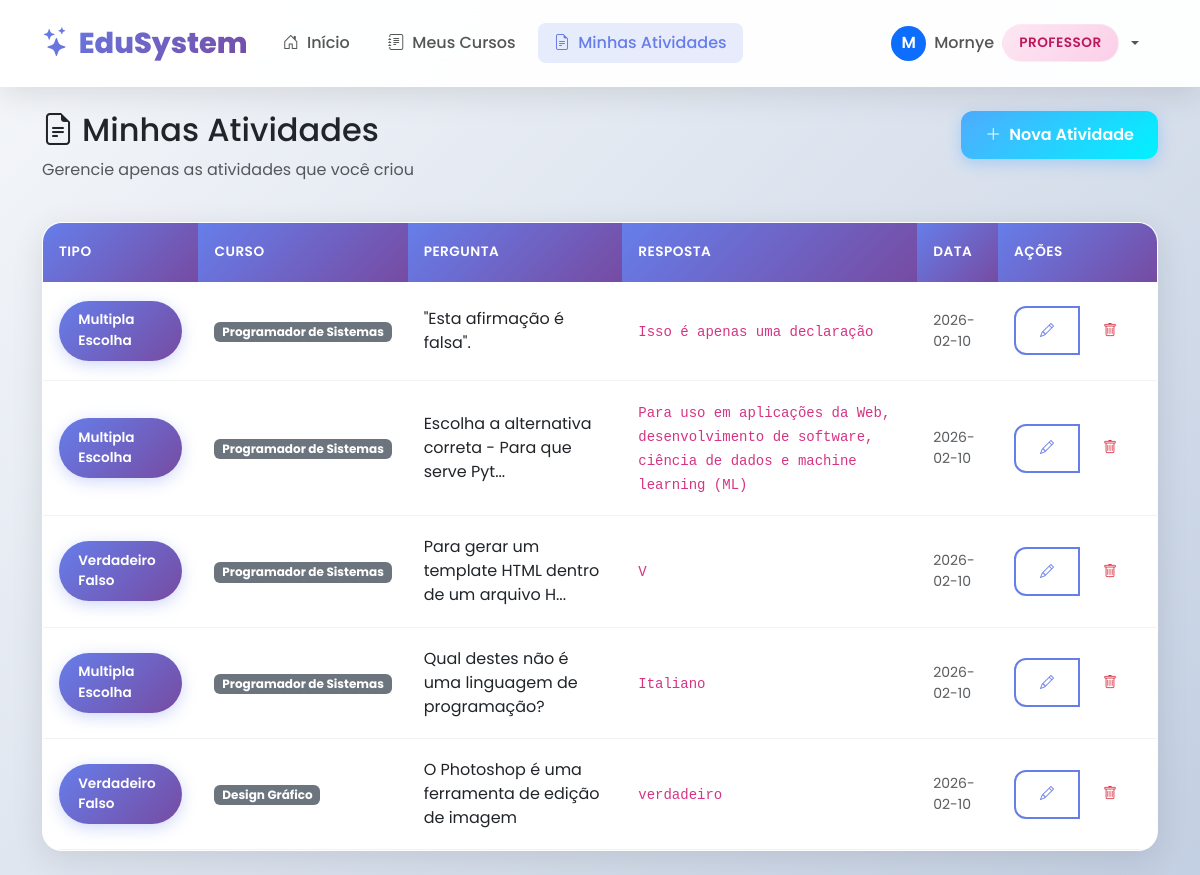
/professor/atividades (signed in), run on an earlier commit of the app's database.
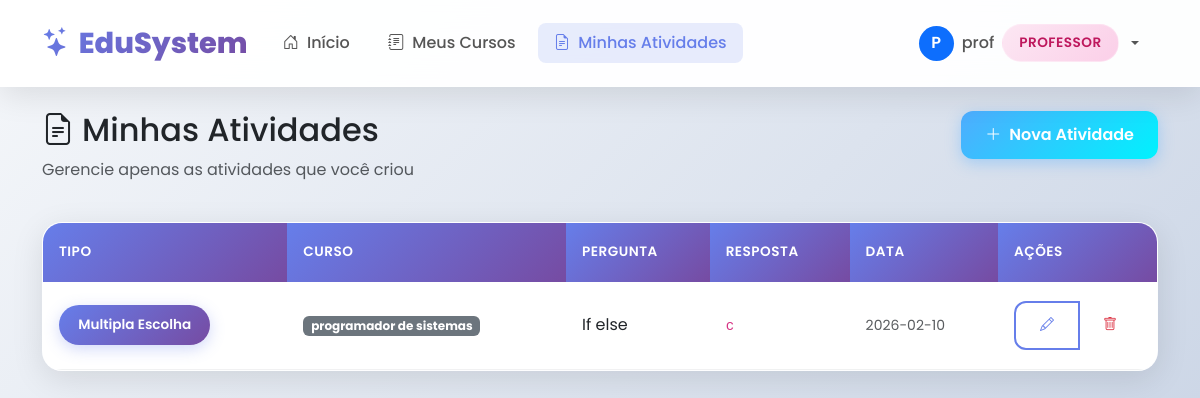
And on a later commit of the database.
### tables this page shows
CREATE TABLE atividades (
            id INTEGER PRIMARY KEY AUTOINCREMENT,
            curso_id INTEGER NOT NULL,
            tipo TEXT NOT NULL,
            pergunta TEXT NOT NULL,
            opcoes TEXT,
            resposta_correta TEXT NOT NULL,
            dica TEXT,
            professor_id INTEGER,
            data_criacao TIMESTAMP DEFAULT CURRENT_TIMESTAMP,
            FOREIGN KEY (curso_id) REFERENCES cursos(id),
            FOREIGN KEY (professor_id) REFERENCES usuarios(id)
        );

CREATE TABLE cursos (
            id INTEGER PRIMARY KEY AUTOINCREMENT,
            nome TEXT UNIQUE NOT NULL,
            descricao TEXT,
            professor_id INTEGER,
            data_criacao TIMESTAMP DEFAULT CURRENT_TIMESTAMP,
            FOREIGN KEY (professor_id) REFERENCES usuarios(id)
        );

### app.py (the view, shortened to what this page needs)
@app.route('/professor/atividades', methods=['GET', 'POST'])
@login_required
@professor_required
def professor_atividades():
    conn = conectar()
    cursor = conn.cursor()
    cursor.execute("SELECT id, nome FROM cursos WHERE professor_id = ? ORDER BY nome", (session['user_id'],))
    cursos = cursor.fetchall()
    cursor.execute("""
        SELECT a.*, c.nome as curso_nome
        FROM atividades a
        JOIN cursos c ON a.curso_id = c.id
        WHERE a.professor_id = ?
        ORDER BY a.data_criacao DESC
    """, (session['user_id'],))
    atividades = cursor.fetchall()
    conn.close()
    tipos = [
        ('multipla_escolha', 'Múltipla Escolha'),
        ('verdadeiro_falso', 'Verdadeiro ou Falso'),
        ('preencher_lacunas', 'Preencher Lacunas'),
        ('ordenar', 'Ordenar Etapas'),
        ('sequencia_logica', 'Sequência Lógica'),
        ('correspondencia', 'Correspondência'),
        ('classificacao', 'Classificação'),
        ('escolha_multipla', 'Escolha Múltipla'),
        ('palavra_embaralhada', 'Palavra Embaralhada'),
        ('mini_cenario', 'Mini-Cenário')
    ]
    return render_template('professor/atividades.html',
                         cursos=cursos,
                         atividades=atividades,
                         tipos=tipos)

### app.py (called while the page is built)
def conectar():
    conn = sqlite3.connect(DB_NAME)
    conn.row_factory = sqlite3.Row
    return conn

def login_required(f):
    @wraps(f)
    def decorated_function(*args, **kwargs):
        if 'user_id' not in session:
            return redirect(url_for('login'))
        return f(*args, **kwargs)
    return decorated_function

def professor_required(f):
    @wraps(f)
    def decorated_function(*args, **kwargs):
        if session.get('tipo') != 'professor':
            flash('Acesso restrito a professores!', 'danger')
            return redirect(url_for('dashboard'))
        return f(*args, **kwargs)
    return decorated_function

### templates/professor/atividades.html (shortened to what this page needs)
{% extends "base.html" %}
{% block content %}
<div class="row mb-4">
    <div class="col-md-8">
        <h2><i class="bi bi-file-earmark-text me-2"></i>Minhas Atividades</h2>
        <p class="text-muted">Gerencie apenas as atividades que você criou</p>
    </div>
    <div class="col-md-4 text-end">
        <button class="btn btn-success" data-bs-toggle="modal" data-bs-target="#modalAtividade">
            <i class="bi bi-plus-lg me-2"></i>Nova Atividade
        </button>
    </div>
</div>
<div class="card">
    <div class="table-responsive">
        <table class="table table-hover mb-0 align-middle">
            <thead class="table-light">
                <tr>
                    <th>Tipo</th>
                    <th>Curso</th>
                    <th>Pergunta</th>
                    <th>Resposta</th>
                    <th>Data</th>
                    <th width="100">Ações</th>
                </tr>
            </thead>
            <tbody>
                {% for atv in atividades %}
                <tr>
                    <td>
                        <span class="activity-type-badge">
                            {{ atv.tipo.replace('_', ' ').title() }}
                        </span>
                    </td>
                    <td><span class="badge bg-secondary">{{ atv.curso_nome }}</span></td>
                    <td>{{ atv.pergunta[:50] }}{% if atv.pergunta|length > 50 %}...{% endif %}</td>
                    <td><code class="small">{{ atv.resposta_correta }}</code></td>
                    <td class="text-muted small">{{ atv.data_criacao[:10] }}</td>
                    <td>
                        <div class="btn-group btn-group-sm">
                            <button class="btn btn-outline-primary" onclick="editarAtividade('{{ atv.id }}', '{{ atv.curso_id }}', '{{ atv.tipo }}', '{{ atv.pergunta|replace("'", "\\'") }}', '{{ atv.opcoes or '' }}', '{{ atv.resposta_correta }}', '{{ atv.dica or '' }}')" title="Editar">
                                <i class="bi bi-pencil"></i>
                            </button>
                            <button class="btn btn-outline-danger" onclick="confirmarExclusaoAtividade('{{ atv.id }}', '{{ atv.pergunta[:30] }}')" title="Excluir">
                                <i class="bi bi-trash"></i>
                            </button>
                        </div>
                    </td>
                </tr>
                {% endfor %}
            </tbody>
        </table>
    </div>
</div>
{% endblock %}

### templates/base.html (shortened to what this page needs)
<!DOCTYPE html>
<html lang="pt-BR">
<head>
    <link href="https://cdn.jsdelivr.net/npm/bootstrap@5.3.0/dist/css/bootstrap.min.css" rel="stylesheet">
    <link rel="stylesheet" href="https://cdn.jsdelivr.net/npm/bootstrap-icons@1.10.0/font/bootstrap-icons.css">
</head>
<body>
    {% if session.user_id %}
    <nav class="navbar navbar-expand-lg sticky-top">
        <div class="container">
            <a class="navbar-brand" href="{{ url_for('dashboard') }}">
                <i class="bi bi-stars me-2"></i>EduSystem
            </a>
            <div class="collapse navbar-collapse" id="navbarNav">
                <ul class="navbar-nav me-auto">
                    {% if session.tipo == 'aluno' %}
                    <li class="nav-item">
                        <a class="nav-link {{ 'active' if request.endpoint == 'aluno_dashboard' }}" href="{{ url_for('aluno_dashboard') }}">
                            <i class="bi bi-house-door me-1"></i> Início
                        </a>
                    </li>
                    <li class="nav-item">
                        <a class="nav-link {{ 'active' if request.endpoint == 'aluno_cursos' }}" href="{{ url_for('aluno_cursos') }}">
                            <i class="bi bi-collection me-1"></i> Cursos
                        </a>
                    </li>
                    <li class="nav-item">
                        <a class="nav-link {{ 'active' if request.endpoint == 'aluno_atividade' }}" href="{{ url_for('aluno_atividade') }}">
                            <i class="bi bi-lightning-charge me-1"></i> Atividades
                        </a>
                    </li>
                    <li class="nav-item">
                        <a class="nav-link {{ 'active' if request.endpoint == 'aluno_progresso' }}" href="{{ url_for('aluno_progresso') }}">
                            <i class="bi bi-graph-up-arrow me-1"></i> Progresso
                        </a>
                    </li>
                    <li class="nav-item">
                        <a class="nav-link {{ 'active' if request.endpoint == 'aluno_ranking' }}" href="{{ url_for('aluno_ranking') }}">
                            <i class="bi bi-trophy me-1"></i> Ranking
                        </a>
                    </li>
                    {% elif session.tipo == 'professor' %}
                    <li class="nav-item">
                        <a class="nav-link {{ 'active' if request.endpoint == 'professor_dashboard' }}" href="{{ url_for('professor_dashboard') }}">
                            <i class="bi bi-house-door me-1"></i> Início
                        </a>
                    </li>
                    <li class="nav-item">
                        <a class="nav-link {{ 'active' if request.endpoint == 'professor_cursos' }}" href="{{ url_for('professor_cursos') }}">
                            <i class="bi bi-journal-text me-1"></i> Meus Cursos
                        </a>
                    </li>
                    <li class="nav-item">
                        <a class="nav-link {{ 'active' if request.endpoint == 'professor_atividades' }}" href="{{ url_for('professor_atividades') }}">
                            <i class="bi bi-file-earmark-text me-1"></i> Minhas Atividades
                        </a>
                    </li>
                    {% endif %}
                </ul>
                <ul class="navbar-nav">
                    <li class="nav-item dropdown">
                        <a class="nav-link dropdown-toggle d-flex align-items-center gap-2" href="#" id="userDropdown" role="button" data-bs-toggle="dropdown">
                            <div class="bg-primary text-white rounded-circle d-flex align-items-center justify-content-center" style="width: 35px; height: 35px; font-weight: 600;">
                                {{ session.nome[0].upper() }}
                            </div>
                            <span>{{ session.nome }}</span>
                            <span class="tipo-badge tipo-{{ session.tipo }}">{{ session.tipo }}</span>
                        </a>
                    </li>
                </ul>
            </div>
        </div>
    </nav>
    {% endif %}
    <div class="container py-4">
        {% block content %}{% endblock %}
    </div>
</body>
</html>

### templates/base.html (style rules this page uses)
:root { --primary-gradient: linear-gradient(135deg, #667eea 0%, #764ba2 100%); --secondary-gradient: linear-gradient(135deg, #f093fb 0%, #f5576c 100%); --success-gradient: linear-gradient(135deg, #4facfe 0%, #00f2fe 100%); --warning-gradient: linear-gradient(135deg, #fa709a 0%, #fee140 100%); --dark-gradient: linear-gradient(135deg, #2c3e50 0%, #4ca1af 100%); --glass-bg: rgba(255, 255, 255, 0.95); --glass-border: rgba(255, 255, 255, 0.2); --shadow-soft: 0 8px 32px rgba(0, 0, 0, 0.1); --shadow-hover: 0 20px 60px rgba(0, 0, 0, 0.15); --radius-lg: 20px; --radius-md: 12px; --radius-sm: 8px; }
* { font-family: 'Poppins', sans-serif; }
body { background: linear-gradient(135deg, #f5f7fa 0%, #c3cfe2 100%); min-height: 100vh; overflow-x: hidden; }
.navbar { background: var(--glass-bg) !important; backdrop-filter: blur(20px); border-bottom: 1px solid var(--glass-border); box-shadow: var(--shadow-soft); padding: 1rem 0; }
.navbar-brand { font-weight: 800; font-size: 1.8rem; background: var(--primary-gradient); -webkit-background-clip: text; -webkit-text-fill-color: transparent; background-clip: text; position: relative; }
.navbar-brand::after { content: ''; position: absolute; bottom: -5px; left: 0; width: 100%; height: 3px; background: var(--primary-gradient); transform: scaleX(0); transition: transform 0.3s ease; }
.nav-link { font-weight: 500; color: #555 !important; position: relative; padding: 0.5rem 1rem !important; margin: 0 0.2rem; border-radius: var(--radius-sm); transition: all 0.3s ease; }
.nav-link.active { color: #667eea !important; background: rgba(102, 126, 234, 0.15); }
.card { background: var(--glass-bg); backdrop-filter: blur(10px); border: 1px solid var(--glass-border); border-radius: var(--radius-lg); box-shadow: var(--shadow-soft); transition: all 0.4s cubic-bezier(0.175, 0.885, 0.32, 1.275); overflow: hidden; animation: slideInUp 0.6s ease-out; }
.card::before { content: ''; position: absolute; top: 0; left: -100%; width: 100%; height: 100%; background: linear-gradient(90deg, transparent, rgba(255,255,255,0.4), transparent); transition: left 0.5s; }
.btn { border-radius: var(--radius-md); font-weight: 600; padding: 0.75rem 1.5rem; border: none; position: relative; overflow: hidden; transition: all 0.3s ease; }
.btn::before { content: ''; position: absolute; top: 50%; left: 50%; width: 0; height: 0; border-radius: 50%; background: rgba(255,255,255,0.3); transform: translate(-50%, -50%); transition: width 0.6s, height 0.6s; }
.btn-success { background: var(--success-gradient); box-shadow: 0 4px 15px rgba(79, 172, 254, 0.4); }
.btn-outline-primary { border: 2px solid #667eea; color: #667eea; background: transparent; }
.tipo-badge { display: inline-flex; align-items: center; gap: 0.5rem; padding: 0.5rem 1rem; border-radius: 50px; font-size: 0.85rem; font-weight: 600; text-transform: uppercase; letter-spacing: 0.5px; backdrop-filter: blur(10px); border: 1px solid rgba(255,255,255,0.3); }
.tipo-professor { background: linear-gradient(135deg, #fce7f3 0%, #fbcfe8 100%); color: #be185d; }
.table { margin-bottom: 0; }
.table thead th { background: var(--primary-gradient); color: white; font-weight: 600; text-transform: uppercase; font-size: 0.85rem; letter-spacing: 0.5px; border: none; padding: 1.2rem 1rem; }
.table tbody tr { transition: all 0.3s ease; }
.table tbody td { padding: 1.2rem 1rem; vertical-align: middle; border-bottom: 1px solid rgba(0,0,0,0.05); }
.activity-type-badge { display: inline-flex; align-items: center; gap: 0.5rem; padding: 0.6rem 1.2rem; background: var(--primary-gradient); color: white; border-radius: 50px; font-size: 0.85rem; font-weight: 600; box-shadow: 0 4px 15px rgba(102, 126, 234, 0.3); }

What changed in the data, as far as the page shows it:
removed atividades: tipo.replace "Multipla Escolha", curso_nome "Programador de Sistemas", pergunta "\"Esta afirmação é falsa\".", resposta_correta "Isso é apenas uma declaração", data_criacao "2026-02-10"
removed atividades: tipo.replace "Multipla Escolha", curso_nome "Programador de Sistemas", pergunta "Escolha a alternativa correta - Para que serve Pyt", resposta_correta "Para uso em aplicações da Web, desenvolvimento de software, ciência de dados e machine learning (ML)", data_criacao "2026-02-10"
removed atividades: tipo.replace "Verdadeiro Falso", curso_nome "Programador de Sistemas", pergunta "Para gerar um template HTML dentro de um arquivo H", resposta_correta "V", data_criacao "2026-02-10"
removed atividades: tipo.replace "Multipla Escolha", curso_nome "Programador de Sistemas", pergunta "Qual destes não é uma linguagem de programação?", resposta_correta "Italiano", data_criacao "2026-02-10"
removed atividades: tipo.replace "Verdadeiro Falso", curso_nome "Design Gráfico", pergunta "O Photoshop é uma ferramenta de edição de imagem", resposta_correta "verdadeiro", data_criacao "2026-02-10"
now on this page (row edited): atividades: tipo.replace "Multipla Escolha", curso_nome "programador de sistemas", pergunta "If else", resposta_correta "c", data_criacao "2026-02-10"
Also different on the page:
{{ session.nome[0].upper() }}: "M" → "P"
{{ session.nome }}: "Mornye" → "prof"
